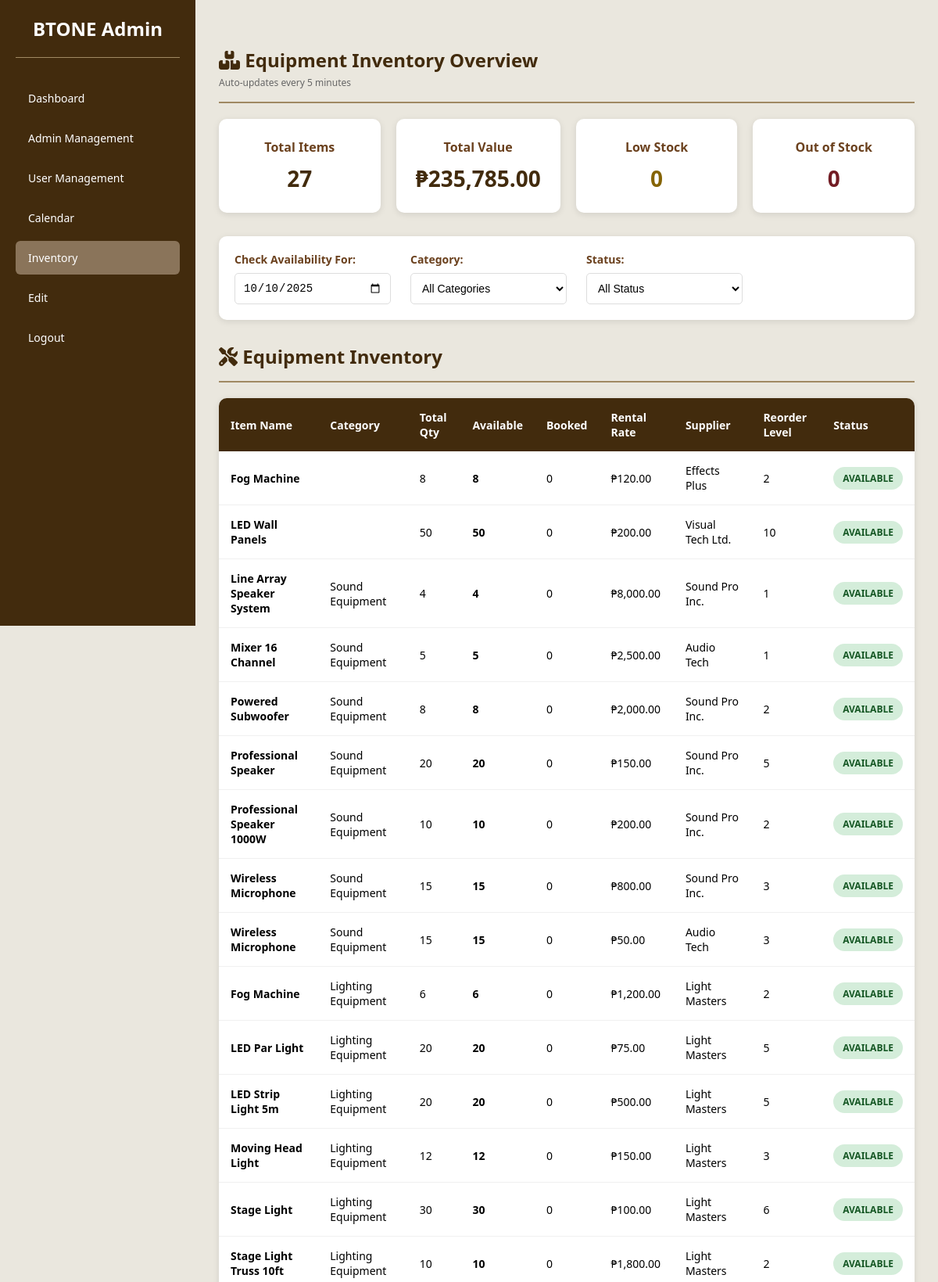
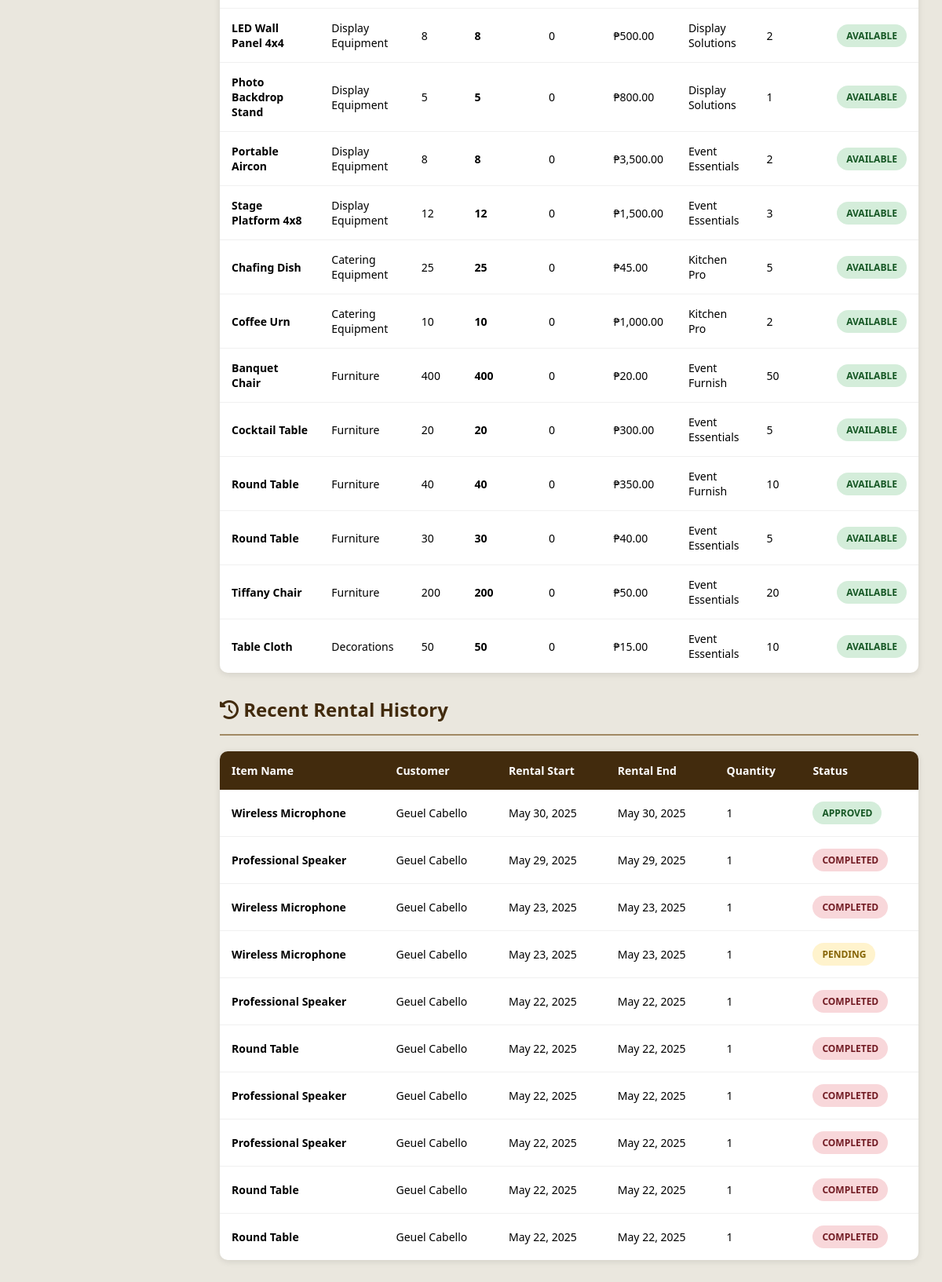
/admin/PHP/Inventory.php (signed in), run on the app's committed database (2 pictures, top to bottom).
### tables this page shows
CREATE TABLE IF NOT EXISTS `inventory` (
  `id` int NOT NULL AUTO_INCREMENT,
  `item_name` varchar(255) NOT NULL,
  `description` text,
  `category` enum('Sound Equipment','Lighting Equipment','Display Equipment','Catering Equipment','Furniture','Decorations') DEFAULT NULL,
  `category_id` int DEFAULT NULL,
  `quantity` int NOT NULL,
  `unit_price` decimal(10,2) NOT NULL,
  `supplier` varchar(255) DEFAULT NULL,
  `reorder_level` int NOT NULL,
  `last_restock_date` datetime DEFAULT NULL,
  `status` enum('In Stock','Low Stock','Out of Stock') NOT NULL,
  `created_at` timestamp NOT NULL DEFAULT CURRENT_TIMESTAMP,
  `updated_at` timestamp NOT NULL DEFAULT CURRENT_TIMESTAMP ON UPDATE CURRENT_TIMESTAMP,
  `available_quantity` int DEFAULT '0',
  `rented_quantity` int DEFAULT '0',
  PRIMARY KEY (`id`),
  KEY `idx_inventory_category` (`category`),
  KEY `idx_inventory_status` (`status`)
);

### admin/PHP/Inventory.php (the view, shortened to what this page needs)
<?php
$host = 'localhost';
$dbname = 'btonedatabase';
$username = 'root';
$password = '';
try {
    $pdo = new PDO("mysql:host=$host;dbname=$dbname;charset=utf8mb4", $username, $password);
    $pdo->setAttribute(PDO::ATTR_ERRMODE, PDO::ERRMODE_EXCEPTION);
} catch (PDOException $e) {
    die("Database Connection Failed: " . $e->getMessage());
}
$check_date = isset($_GET['date']) ? $_GET['date'] : date('Y-m-d');
$query = "SELECT i.*,
    (i.quantity - COALESCE(
        (SELECT SUM(be.quantity)
         FROM booking_equipment be
         INNER JOIN bookings b ON be.booking_id = b.id
         WHERE be.equipment_id = i.id
         AND b.status NOT IN ('Completed', 'Canceled')
         AND be.rental_start <= :check_date
         AND be.rental_end >= :check_date), 0
    )) as available_quantity,
    COALESCE(
        (SELECT SUM(be.quantity)
         FROM booking_equipment be
         INNER JOIN bookings b ON be.booking_id = b.id
         WHERE be.equipment_id = i.id
         AND b.status NOT IN ('Completed', 'Canceled')
         AND be.rental_start <= :check_date2
         AND be.rental_end >= :check_date2), 0
    ) as booked_quantity
    FROM inventory i
    WHERE 1=1";
$query .= " ORDER BY i.category, i.item_name";
$stmt = $pdo->prepare($query);
$stmt->bindParam(':check_date', $check_date);
$stmt->bindParam(':check_date2', $check_date);
$stmt->execute();
$inventory = $stmt->fetchAll(PDO::FETCH_ASSOC);
$historyQuery = "SELECT
    i.item_name,
    CONCAT(u.bt_first_name, ' ', u.bt_last_name) as customer_name,
    be.rental_start,
    be.rental_end,
    be.quantity,
    b.status
FROM booking_equipment be
INNER JOIN inventory i ON be.equipment_id = i.id
INNER JOIN bookings b ON be.booking_id = b.id
INNER JOIN btuser u ON b.btuser_id = u.bt_user_id
ORDER BY be.rental_start DESC
LIMIT 10";
$historyStmt = $pdo->query($historyQuery);
$rentalHistory = $historyStmt->fetchAll(PDO::FETCH_ASSOC);
$totalItems = $pdo->query("SELECT COUNT(*) FROM inventory")->fetchColumn();
$totalValue = $pdo->query("SELECT SUM(quantity * unit_price) FROM inventory")->fetchColumn();
$lowStockItems = $pdo->query("SELECT COUNT(*) FROM inventory WHERE available_quantity <= reorder_level AND available_quantity > 0")->fetchColumn();
$outOfStockItems = $pdo->query("SELECT COUNT(*) FROM inventory WHERE available_quantity = 0")->fetchColumn();
?>
<!DOCTYPE html>
<html lang="en">
<head>
    <link rel="stylesheet" href="https://cdnjs.cloudflare.com/ajax/libs/font-awesome/6.4.0/css/all.min.css">
</head>
<body>
    <div class="dashboard-container">
        <nav class="sidebar">
            <div class="logo">
                <h2>BTONE Admin</h2>
            </div>
            <ul class="nav-menu">
                <li><a href="dashboard.php"> Dashboard</a></li>
                <li><a href="add_user.php"> Admin Management</a></li>
                <li><a href="user_management.php"> User Management</a></li>
                <li><a href="calendar.php">Calendar</a></li>
                <li><a href="Inventory.php" class="active">Inventory</a></li>
                <li><a href="admin_management.php"> Edit</a></li>
                <li><a href="Index.php?logout=true">Logout</a></li>
            </ul>
        </nav>
        <main class="main-content">
            <div class="section-header">
                <h2><i class="fas fa-boxes"></i> Equipment Inventory Overview</h2>
                <small style="color: #666; font-size: 12px;">Auto-updates every 5 minutes</small>
            </div>
            <div class="analytics-section">
                <div class="stats-card">
                    <h3>Total Items</h3>
                    <p><?php echo $totalItems; ?></p>
                </div>
                <div class="stats-card">
                    <h3>Total Value</h3>
                    <p>₱<?php echo number_format($totalValue, 2); ?></p>
                </div>
                <div class="stats-card">
                    <h3>Low Stock</h3>
                    <p style="color: #856404;"><?php echo $lowStockItems; ?></p>
                </div>
                <div class="stats-card">
                    <h3>Out of Stock</h3>
                    <p style="color: #721c24;"><?php echo $outOfStockItems; ?></p>
                </div>
            </div>
            <div class="filters">
                <div class="filter-group">
                    <label>Check Availability For:</label>
                    <input type="date" value="<?php echo $check_date; ?>" onchange="updateFilters('date', this.value)">
                </div>
                <div class="filter-group">
                    <label>Category:</label>
                    <select onchange="updateFilters('category', this.value)">
                        <option value="">All Categories</option>
                    </select>
                </div>
                <div class="filter-group">
                    <label>Status:</label>
                    <select onchange="updateFilters('status', this.value)">
                        <option value="">All Status</option>
                    </select>
                </div>
            </div>
            <div class="section-header">
                <h2><i class="fas fa-tools"></i> Equipment Inventory</h2>
            </div>
            <table>
                <thead>
                    <tr>
                        <th>Item Name</th>
                        <th>Category</th>
                        <th>Total Qty</th>
                        <th>Available</th>
                        <th>Booked</th>
                        <th>Rental Rate</th>
                        <th>Supplier</th>
                        <th>Reorder Level</th>
                        <th>Status</th>
                    </tr>
                </thead>
                <tbody>
                    <?php if (!empty($inventory)): ?>
                        <?php foreach($inventory as $item):
                            $status_class = 'in';
                            $status_text = 'Available';
                        ?>
                            <tr>
                                <td><strong><?php echo htmlspecialchars($item['item_name']); ?></strong></td>
                                <td><?php echo htmlspecialchars($item['category'] ?? 'Uncategorized'); ?></td>
                                <td><?php echo htmlspecialchars($item['quantity']); ?></td>
                                <td><strong><?php echo $item['available_quantity']; ?></strong></td>
                                <td><?php echo $item['booked_quantity']; ?></td>
                                <td>₱<?php echo number_format($item['unit_price'], 2); ?></td>
                                <td><?php echo htmlspecialchars($item['supplier'] ?? 'Not specified'); ?></td>
                                <td><?php echo htmlspecialchars($item['reorder_level'] ?? 5); ?></td>
                                <td>
                                    <span class="status status-<?php echo $status_class; ?>">
                                        <?php echo $status_text; ?>
                                    </span>
                                </td>
                            </tr>
                        <?php endforeach; ?>
                    <?php else: ?>
                        <tr>
                            <td colspan="9" style="text-align: center; padding: 30px;">No inventory items found</td>
                        </tr>
                    <?php endif; ?>
                </tbody>
            </table>
            <div class="section-header">
                <h2><i class="fas fa-history"></i> Recent Rental History</h2>
            </div>
            <table>
                <thead>
                    <tr>
                        <th>Item Name</th>
                        <th>Customer</th>
                        <th>Rental Start</th>
                        <th>Rental End</th>
                        <th>Quantity</th>
                        <th>Status</th>
                    </tr>
                </thead>
                <tbody>
                    <?php if (!empty($rentalHistory)): ?>
                        <?php foreach($rentalHistory as $row): ?>
                            <tr>
                                <td><strong><?php echo htmlspecialchars($row['item_name']); ?></strong></td>
                                <td><?php echo htmlspecialchars($row['customer_name']); ?></td>
                                <td><?php echo date('M j, Y', strtotime($row['rental_start'])); ?></td>
                                <td><?php echo date('M j, Y', strtotime($row['rental_end'])); ?></td>
                                <td><?php echo $row['quantity']; ?></td>
                                <td>
                                    <span class="status <?php
                                        echo $row['status'] === 'Approved' ? 'status-in' :
                                             ($row['status'] === 'Pending' ? 'status-low' : 'status-out');
                                    ?>">
                                        <?php echo htmlspecialchars($row['status']); ?>
                                    </span>
                                </td>
                            </tr>
                        <?php endforeach; ?>
                    <?php else: ?>
                        <tr>
                            <td colspan="6" style="text-align: center; padding: 30px;">No rental history found</td>
                        </tr>
                    <?php endif; ?>
                </tbody>
            </table>
        </main>
    </div>
</body>
</html>

### admin/PHP/Inventory.php (style rules this page uses)
:root { --primary-bg: #422b0d; --secondary-bg: #eae7de; --card-bg: #ffffff; --text-light: #ffffff; --text-dark: #000000; --accent: #A08963; --accent-dark: #8a745a; --highlight: #6b411e; }
* { margin: 0; padding: 0; box-sizing: border-box; }
body { font-family: "Segoe UI", Tahoma, Geneva, Verdana, sans-serif; background-color: var(--secondary-bg); color: var(--text-dark); min-height: 100vh; }
.dashboard-container { display: flex; min-height: 100vh; }
.sidebar { width: 250px; background-color: var(--primary-bg); color: var(--text-light); height: 100vh; padding: 20px; position: fixed; top: 0; left: 0; overflow-y: auto; }
.sidebar .logo { text-align: center; margin-bottom: 30px; padding-bottom: 20px; border-bottom: 1px solid var(--accent); }
.sidebar .logo h2 { font-size: 24px; color: var(--text-light); margin: 0; }
.nav-menu { list-style: none; padding: 0; margin: 0; }
.nav-menu li { margin: 8px 0; }
.nav-menu li a { text-decoration: none; color: var(--text-light); padding: 12px 16px; display: block; border-radius: 6px; transition: background 0.3s; font-size: 14px; }
.nav-menu li a:hover, .nav-menu li a.active { background-color: var(--accent-dark); }
.main-content { margin-left: 250px; padding: 30px; min-height: 100vh; width: calc(100% - 250px); }
.section-header { margin: 30px 0 20px 0; padding-bottom: 15px; border-bottom: 2px solid var(--accent); }
.section-header h2 { color: var(--primary-bg); margin: 0; font-size: 24px; font-weight: 600; }
.analytics-section { display: grid; grid-template-columns: repeat(4, 1fr); gap: 20px; margin-bottom: 30px; }
.stats-card { background: var(--card-bg); border-radius: 10px; padding: 25px; box-shadow: 0 2px 8px rgba(0, 0, 0, 0.1); text-align: center; }
.stats-card h3 { margin-bottom: 10px; font-size: 16px; color: var(--highlight); font-weight: 600; }
.stats-card p { font-size: 28px; font-weight: bold; margin: 0; color: var(--primary-bg); }
.filters { background: var(--card-bg); padding: 20px; border-radius: 10px; margin-bottom: 20px; box-shadow: 0 2px 8px rgba(0,0,0,0.1); display: flex; gap: 25px; align-items: end; flex-wrap: wrap; }
.filter-group { display: flex; flex-direction: column; gap: 8px; min-width: 200px; }
.filter-group label { font-weight: 600; color: var(--highlight); font-size: 14px; }
.filter-group input, .filter-group select { padding: 10px; border: 1px solid #ddd; border-radius: 5px; font-size: 14px; background: white; }
table { width: 100%; border-collapse: collapse; background: var(--card-bg); border-radius: 10px; overflow: hidden; box-shadow: 0 2px 8px rgba(0,0,0,0.1); margin-bottom: 30px; }
table thead { background: var(--primary-bg); color: var(--text-light); }
table th { padding: 15px; text-align: left; font-weight: 600; font-size: 14px; border: none; }
table td { padding: 15px; text-align: left; border-bottom: 1px solid #f0f0f0; font-size: 14px; }
table tbody tr:last-child td { border-bottom: none; }
.status { padding: 6px 12px; border-radius: 20px; font-size: 12px; font-weight: bold; text-transform: uppercase; display: inline-block; min-width: 80px; text-align: center; }
.status-in { background: #d4edda; color: #155724; }
.status-low { background: #fff3cd; color: #856404; }
.status-out { background: #f8d7da; color: #721c24; }

### data on the page
inventory: item_name "Fog Machine", quantity "8", available_quantity "8", booked_quantity "0", unit_price "120.00", supplier "Effects Plus", reorder_level "2", status_text "AVAILABLE"
inventory: item_name "LED Wall Panels", quantity "50", available_quantity "50", booked_quantity "0", unit_price "200.00", supplier "Visual Tech Ltd.", reorder_level "10", status_text "AVAILABLE"
inventory: item_name "Line Array Speaker System", category "Sound Equipment", quantity "4", available_quantity "4", booked_quantity "0", unit_price "8,000.00", supplier "Sound Pro Inc.", reorder_level "1", status_text "AVAILABLE"
inventory: item_name "Mixer 16 Channel", category "Sound Equipment", quantity "5", available_quantity "5", booked_quantity "0", unit_price "2,500.00", supplier "Audio Tech", reorder_level "1", status_text "AVAILABLE"
inventory: item_name "Powered Subwoofer", category "Sound Equipment", quantity "8", available_quantity "8", booked_quantity "0", unit_price "2,000.00", supplier "Sound Pro Inc.", reorder_level "2", status_text "AVAILABLE"
inventory: item_name "Professional Speaker", category "Sound Equipment", quantity "20", available_quantity "20", booked_quantity "0", unit_price "150.00", supplier "Sound Pro Inc.", reorder_level "5", status_text "AVAILABLE"
inventory: item_name "Professional Speaker 1000W", category "Sound Equipment", quantity "10", available_quantity "10", booked_quantity "0", unit_price "200.00", supplier "Sound Pro Inc.", reorder_level "2", status_text "AVAILABLE"
inventory: item_name "Wireless Microphone", category "Sound Equipment", quantity "15", available_quantity "15", booked_quantity "0", unit_price "800.00", supplier "Sound Pro Inc.", reorder_level "3", status_text "AVAILABLE"
inventory: item_name "Wireless Microphone", category "Sound Equipment", quantity "15", available_quantity "15", booked_quantity "0", unit_price "50.00", supplier "Audio Tech", reorder_level "3", status_text "AVAILABLE"
inventory: item_name "Fog Machine", category "Lighting Equipment", quantity "6", available_quantity "6", booked_quantity "0", unit_price "1,200.00", supplier "Light Masters", reorder_level "2", status_text "AVAILABLE"
inventory: item_name "LED Par Light", category "Lighting Equipment", quantity "20", available_quantity "20", booked_quantity "0", unit_price "75.00", supplier "Light Masters", reorder_level "5", status_text "AVAILABLE"
inventory: item_name "LED Strip Light 5m", category "Lighting Equipment", quantity "20", available_quantity "20", booked_quantity "0", unit_price "500.00", supplier "Light Masters", reorder_level "5", status_text "AVAILABLE"
inventory: item_name "Moving Head Light", category "Lighting Equipment", quantity "12", available_quantity "12", booked_quantity "0", unit_price "150.00", supplier "Light Masters", reorder_level "3", status_text "AVAILABLE"
inventory: item_name "Stage Light", category "Lighting Equipment", quantity "30", available_quantity "30", booked_quantity "0", unit_price "100.00", supplier "Light Masters", reorder_level "6", status_text "AVAILABLE"
inventory: item_name "Stage Light Truss 10ft", category "Lighting Equipment", quantity "10", available_quantity "10", booked_quantity "0", unit_price "1,800.00", supplier "Light Masters", reorder_level "2", status_text "AVAILABLE"
inventory: item_name "LED Wall Panel 4x4", category "Display Equipment", quantity "8", available_quantity "8", booked_quantity "0", unit_price "500.00", supplier "Display Solutions", reorder_level "2", status_text "AVAILABLE"
inventory: item_name "Photo Backdrop Stand", category "Display Equipment", quantity "5", available_quantity "5", booked_quantity "0", unit_price "800.00", supplier "Display Solutions", reorder_level "1", status_text "AVAILABLE"
inventory: item_name "Portable Aircon", category "Display Equipment", quantity "8", available_quantity "8", booked_quantity "0", unit_price "3,500.00", supplier "Event Essentials", reorder_level "2", status_text "AVAILABLE"
inventory: item_name "Stage Platform 4x8", category "Display Equipment", quantity "12", available_quantity "12", booked_quantity "0", unit_price "1,500.00", supplier "Event Essentials", reorder_level "3", status_text "AVAILABLE"
inventory: item_name "Chafing Dish", category "Catering Equipment", quantity "25", available_quantity "25", booked_quantity "0", unit_price "45.00", supplier "Kitchen Pro", reorder_level "5", status_text "AVAILABLE"
inventory: item_name "Coffee Urn", category "Catering Equipment", quantity "10", available_quantity "10", booked_quantity "0", unit_price "1,000.00", supplier "Kitchen Pro", reorder_level "2", status_text "AVAILABLE"
inventory: item_name "Banquet Chair", category "Furniture", quantity "400", available_quantity "400", booked_quantity "0", unit_price "20.00", supplier "Event Furnish", reorder_level "50", status_text "AVAILABLE"
inventory: item_name "Cocktail Table", category "Furniture", quantity "20", available_quantity "20", booked_quantity "0", unit_price "300.00", supplier "Event Essentials", reorder_level "5", status_text "AVAILABLE"
inventory: item_name "Round Table", category "Furniture", quantity "40", available_quantity "40", booked_quantity "0", unit_price "350.00", supplier "Event Furnish", reorder_level "10", status_text "AVAILABLE"
inventory: item_name "Round Table", category "Furniture", quantity "30", available_quantity "30", booked_quantity "0", unit_price "40.00", supplier "Event Essentials", reorder_level "5", status_text "AVAILABLE"
inventory: item_name "Tiffany Chair", category "Furniture", quantity "200", available_quantity "200", booked_quantity "0", unit_price "50.00", supplier "Event Essentials", reorder_level "20", status_text "AVAILABLE"
inventory: item_name "Table Cloth", category "Decorations", quantity "50", available_quantity "50", booked_quantity "0", unit_price "15.00", supplier "Event Essentials", reorder_level "10", status_text "AVAILABLE"

### other printed values
$totalItems "27"
$totalValue "235,785.00"
$lowStockItems "0"
$outOfStockItems "0"
$row['item_name'] "Wireless Microphone"
$row['customer_name'] "Geuel Cabello"
date('M j, Y', strtotime($row['rental_start'])) "May 30, 2025"
date('M j, Y', strtotime($row['rental_end'])) "May 30, 2025"
$row['quantity'] "1"
$row['status'] "APPROVED"
$row['item_name'] "Professional Speaker"
date('M j, Y', strtotime($row['rental_start'])) "May 29, 2025"
date('M j, Y', strtotime($row['rental_end'])) "May 29, 2025"
$row['status'] "COMPLETED"
date('M j, Y', strtotime($row['rental_start'])) "May 23, 2025"
